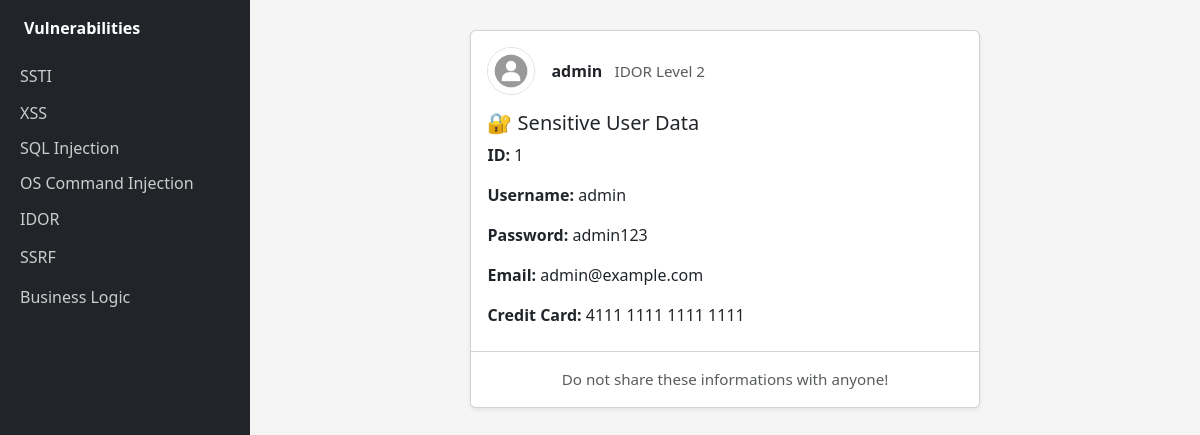
The page /IDOR/level/1?id=1 on the database its author committed.
### tables this page shows
CREATE TABLE users (
    id INTEGER PRIMARY KEY AUTOINCREMENT,
    username TEXT,
    password TEXT,
    email TEXT,
    credit_card TEXT
);

### app.py (the view)
@app.route('/IDOR/level/1', methods=['GET', 'POST'])
def idor_level1():
    id = request.args.get('id', '')
    try:
        user = get_user_by_id(id)
        if user:
            return render_template(
                'idor.html',
                id=user[0],
                username=user[1],
                password=user[2],
                email=user[3],
                credit_card=user[4]
            )
        else:
            return "User not found", 404
    except Exception as e:
        return f"Invalid ID: {str(e)}", 400

### app.py (called while the page is built)
def get_user_by_id(user_id):
    conn = sqlite3.connect('database.db')
    c = conn.cursor()
    c.execute("SELECT id ,username ,password , email, credit_card FROM users WHERE id=?", (user_id,))
    user = c.fetchone()
    conn.close()
    return user

### templates/idor.html
{% extends "layout.html" %}
{% block content %}
<div class="row justify-content-center">
  <div class="col-md-7">
    <div class="card shadow-sm mb-4">
      <div class="card-body pb-2">
        <div class="d-flex align-items-center mb-3">
          <img src="{{ url_for('static', filename='profile.jpg') }}" alt="User" width="48" height="48" class="rounded-circle me-3 border" onerror="this.style.display='none'">
          <div>
            <span class="fw-bold">{{ username }}</span>
            <span class="text-muted ms-2" style="font-size: 0.95em;">IDOR Level 2</span>
          </div>
        </div>
        <div class="mb-3">
          <h5 class="mb-2">🔐 Sensitive User Data</h5>
          <p><strong>ID:</strong> {{ id }}</p>
          <p><strong>Username:</strong> {{ username }}</p>
          <p><strong>Password:</strong> {{ password }}</p>
          <p><strong>Email:</strong> {{ email }}</p>
          <p><strong>Credit Card:</strong> {{ credit_card }}</p>
        </div>
      </div>
      <div class="card-footer bg-white pt-3 pb-3 text-muted text-center" style="font-size: 0.95em;">
       Do not share these informations with anyone!<br>
      </div>
    </div>
  </div>
</div>
{% endblock %}

### templates/layout.html (style rules this page uses)
body { background-color: #f5f5f5; }

### rows shown on the page
users: username "admin", password "admin123", email "admin@example.com", credit_card "4111 1111 1111 1111"

### other values the page prints
{{ id }} "1"
